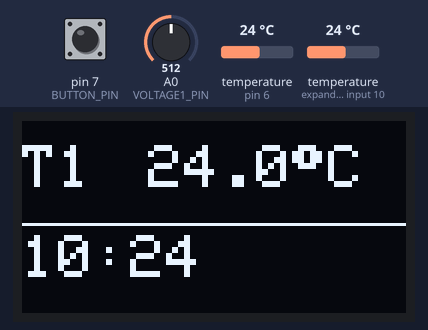
Recording of a sketch running on a simulated Arduino Uno, built with avr-gcc and run on an emulated ATmega328P. Shown: 128×64 one-colour display. The inputs (shaded band) are chosen by the test bench; at power-on: temperature (sensors on pin 6, expander input 10) 24 °C, pin 7 (BUTTON_PIN) LOW, A0 (VOLTAGE1_PIN) = 512. The local clock reads 2024-03-15 10:24:30 at power-on unless the sketch sets it.

Above: at 4.0 s.
4.1 s: temperature (sensor on pin 6) set to 12 °C
At 16.3 s:
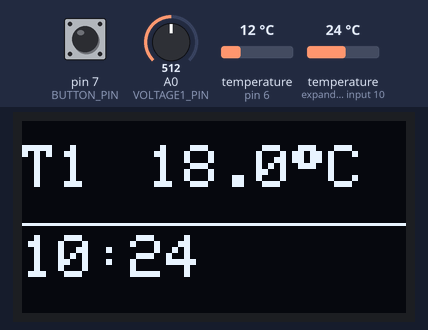
17.3 s: pin 7 (BUTTON_PIN) pulled HIGH for 0.15 s
At 18.7 s:
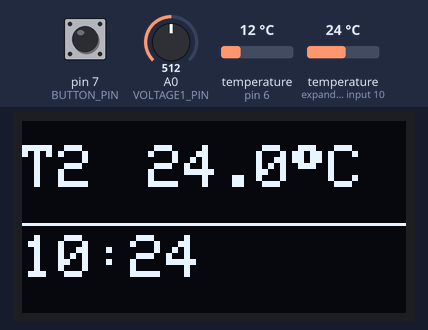
31.4 s: pin 7 (BUTTON_PIN) pulled HIGH for 1 s
At 33.7 s:
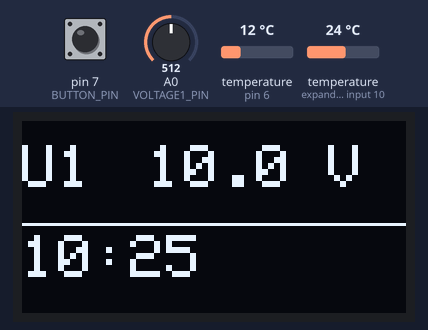
34.0 s: A0 (VOLTAGE1_PIN) set to 716
At 48.1 s:
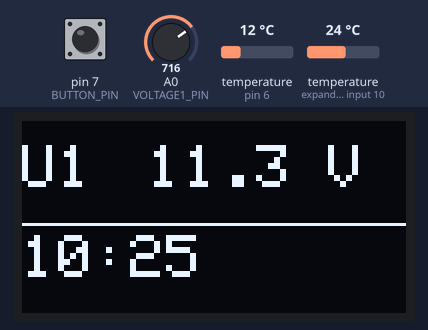
62.0 s: A0 (VOLTAGE1_PIN) set to 1023
At 64.2 s:
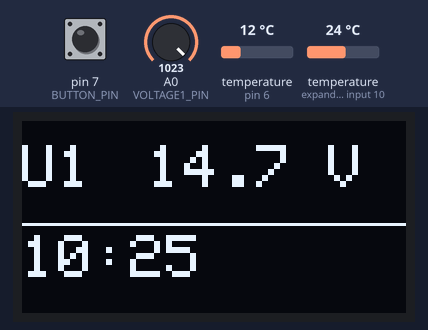
Timing chart, 0 to 65.7 s (numbered marks = the images above; inputs shaded):
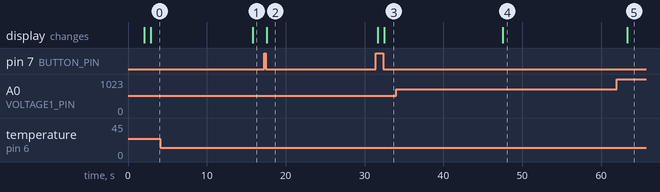

The sketch:

multi_function_display.ino
```cpp
#include <OneWire.h>
#include <DallasTemperature.h>
#include <Wire.h>
#include <Adafruit_GFX.h>
#include <Adafruit_SSD1306.h>
#include <RTClib.h>
#include "Buffer.h"
#include "Button.h"

//#define DEBUG_MODE

DeviceAddress temp1Addr = {
  0x28, 0x29, 0x5F, 0x37, 0x04, 0x00, 0x00, 0x94 };

DeviceAddress temp2Addr = {
  0x28, 0x18, 0xC3, 0xAD, 0x03, 0x00, 0x00, 0x58 };

DeviceAddress temp3Addr = {
  0x10, 0x5E, 0x98, 0x74, 0x02, 0x08, 0x00, 0xD0 };

const float R1 = 3000.0;
const float R2 = 1000.0;

#define TEMP1_PIN 6
#define VOLTAGE1_PIN A0
#define BUTTON_PIN 7
#define OLED_DC 11
#define OLED_CS 12
#define OLED_CLK 10
#define OLED_MOSI 9
#define OLED_RESET 13

const float voltageFactor = 5.0 * (R1 + R2) / R2 / 1023.0;

long lastMeasureTime = 0;

class Measurements {
public:
  Measurements() :
  _temp1(), _temp2(), _voltage(), _ds(TEMP1_PIN), _sensors(&_ds) {
    _sensors.begin();
  }

  void update() {
    updateTemp();
    updateVoltage();
  }

  float getTemp1() {
    return constrain(_temp1.getValue(), -99.0, 99.0);
  }

  float getTemp2() {
    return constrain(_temp2.getValue(), -99.0, 99.0);
  }

  float getVoltage() {
    int reading = _voltage.getValue();
    return reading * voltageFactor;
  }

private:
  Buffer <float> _temp1;
  Buffer <float> _temp2;
  Buffer <int> _voltage;
  OneWire _ds;
  DallasTemperature _sensors;

  void updateTemp() {
    _sensors.requestTemperatures();
    _temp1.addValue(_sensors.getTempC(temp1Addr));
    _temp2.addValue(_sensors.getTempC(temp2Addr));
  }

  void updateVoltage() {
    _voltage.addValue(analogRead(VOLTAGE1_PIN));
  }
};

class Display {
public:
  Display(Measurements* m, Adafruit_SSD1306* oled, RTC_DS1307* rtc)
  {
    _m = m;
    _oled = oled;
    _rtc = rtc;
    _currentPage = 0;
    Wire.begin();
    _rtc->begin();

//    if (!_rtc->isrunning()) {
//      // following line sets the RTC to the date & time this sketch was compiled
//      _rtc->adjust(DateTime(__DATE__, __TIME__));
//    }
  }

  void switchPage() {
    _currentPage = (_currentPage + 1) % PAGES;
    render();
  }

  void switchToPage(int page) {
    _currentPage = page;
    render();
  }

  void clear() {
    _oled->clearDisplay();
    _oled->setCursor(0, 0);
  }

  void render() {
    clear();
    if (_currentPage == 0) {
      char label[] = "T1";
      char c[8];
      formatTemperature(_m->getTemp1(), c);
      show(label, c);
    }
    else if (_currentPage == 1) {
      char label[] = "T2";
      char c[8];
      formatTemperature(_m->getTemp2(), c);
      show(label, c);
    }
    else if (_currentPage == 2) {
      char label[] = "U1";
      char c[8];
      formatVoltage(_m->getVoltage(), c);
      show(label, c);
    }
    #ifdef DEBUG_MODE
    else if (_currentPage == 3) {
      char label[] = "M";
      char c[5];
      show(label, itoa(freeRam(), c, 10));
    }
    #endif

    // Show bottom bar
    _oled->setTextColor(WHITE);
    _oled->setTextSize(2);
    _oled->drawLine(0, 34, 127, 34, WHITE);
    _oled->setCursor(0, 38);
    _now = _rtc->now();
    _oled->print(_now.hour(), DEC);
    _oled->print(':');
    if (_now.minute() < 10) {
      _oled->print("0");
    }
    _oled->print(_now.minute(), DEC);
    _oled->display();
  }

private:
  #ifdef DEBUG_MODE
  static const int PAGES = 4;
  #else
  static const int PAGES = 3;
  #endif

  Adafruit_SSD1306* _oled;
  Measurements* _m;
  RTC_DS1307* _rtc;
  int _currentPage;
  DateTime _now;

  void formatTemperature(const float input, char* s) {
    float t1 = round(input * 10) / 10.0;
    dtostrf(round(t1 * 2) / 2.0, 5, 1, s);
    s[5] = char(247);
    s[6] = 'C';
    s[7] = '\0';
  }

  void formatVoltage(const float input, char* s) {
    float t1 = round(input * 10) / 10.0;
    dtostrf(t1, 5, 1, s);
    s[5] = ' ';
    s[6] = 'V';
    s[7] = '\0';
  }

  void show(char* label, char* value) {
    _oled->setTextColor(WHITE);
    _oled->setTextSize(2);
    _oled->setCursor(0, 8);
    _oled->println(label);
    _oled->setCursor(30, 8);
    _oled->print(value);

    #ifdef DEBUG_MODE
    Serial.print(label);
    Serial.print(" ");
    Serial.println(value);
    #endif
  }

  #ifdef DEBUG_MODE
  int freeRam () {
    // http://playground.arduino.cc/Code/AvailableMemory
    extern int __heap_start, *__brkval;
    int v;
    return (int) &v - (__brkval == 0 ? (int) &__heap_start : (int) __brkval);
  }
  #endif
};

Button button(BUTTON_PIN);
Measurements m;
Adafruit_SSD1306 oled(OLED_MOSI, OLED_CLK, OLED_DC, OLED_RESET, OLED_CS);
RTC_DS1307 rtc;
Display display(&m, &oled, &rtc);

void setup() {
  delay(2000);
  oled.begin(SSD1306_SWITCHCAPVCC);
  oled.clearDisplay();
  oled.display();

  pinMode(VOLTAGE1_PIN, INPUT);
  m.update();
  display.render();
  #ifdef DEBUG_MODE
  Serial.begin(9600);
  #endif
}

void loop() {
  if (button.released()) {
    display.switchPage();
  }

  // Update measurements every 15 seconds
  if ((millis() - lastMeasureTime) >= 15000) {
    m.update();
    display.render();
    lastMeasureTime = millis();
  }

  //  if (m.getTemp() > 25.0) {
  //    display.switchToPage(0);
  //  }
}
```

Buffer.h
```cpp
#define Buffer_h
#include "Arduino.h"

template <class T>
class Buffer {
public:
  void addValue(T value);

  T getValue();

private:
  static const int BUFFER_SIZE = 3;
  T buffer[BUFFER_SIZE];
  int bufferPos;
  int bufferSize;
};

template <class T>
void Buffer<T>::addValue(T value) {
  buffer[bufferPos] = value;
  bufferPos = (bufferPos + 1) % BUFFER_SIZE;
  bufferSize = min(bufferSize + 1, BUFFER_SIZE);
}

template <class T>
T Buffer<T>::getValue() {
  int sum = 0;
  for (int i = 0; i < BUFFER_SIZE; i++) {
    sum += buffer[i];
  }
  return sum / (T)bufferSize;
}
```

Button.cpp
```cpp
#include "Arduino.h"
#include "Button.h"

Button::Button(const int pin) {
  pinMode(_pin, INPUT);
  _pin = pin;
  lastButtonState = LOW;
}

boolean Button::released() {
  const int buttonState = digitalRead(_pin);

  const boolean released = (buttonState == LOW) && (lastButtonState == HIGH);
  lastButtonState = buttonState;
  delay(50); // TODO Debounce without delay

  return released;
}
```

Button.h
```cpp
#ifndef Button_h
#define Button_h
#include "Arduino.h"

class Button {
public:
  Button(const int pin);

  boolean released();

private:
  int _pin;
  int lastButtonState;   // the previous reading from the input pin
};
#endif
```

Measured:
- after the input at 4.1 s, the display: changes after 11.7 s (image 1)
- after the input at 17.3 s, the display: changes after 0.27 s (image 2)
- after the input at 31.4 s, the display: first differs from a run without the input after 1.1 s (image 3)
- after the input at 34.0 s, the display: changes after 13.5 s (image 4)
